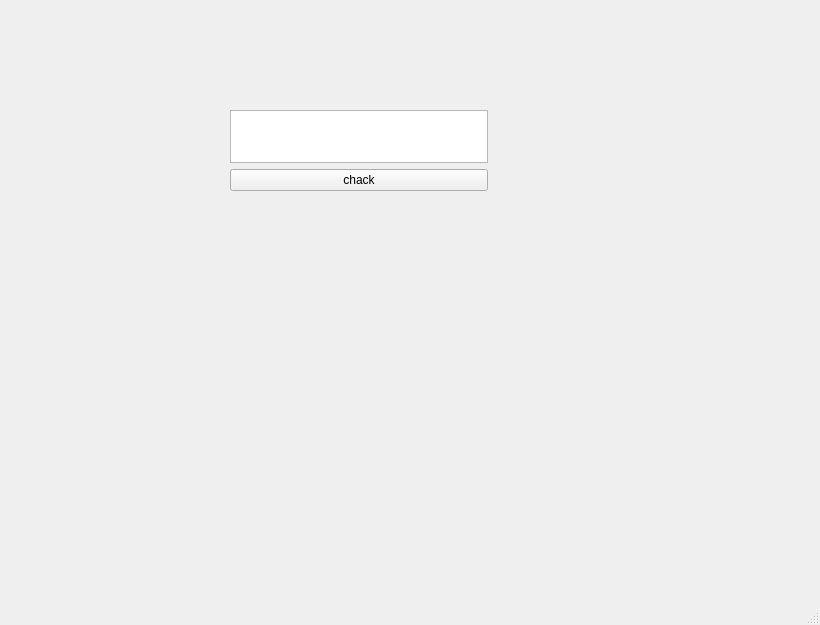
<?xml version="1.0" encoding="UTF-8"?>
<ui version="4.0">
 <class>MainWindow</class>
 <widget class="QMainWindow" name="MainWindow">
  <property name="geometry">
   <rect>
    <x>0</x>
    <y>0</y>
    <width>820</width>
    <height>625</height>
   </rect>
  </property>
  <property name="windowTitle">
   <string>MainWindow</string>
  </property>
  <widget class="QWidget" name="centralwidget">
   <widget class="QWidget" name="">
    <property name="geometry">
     <rect>
      <x>230</x>
      <y>110</y>
      <width>258</width>
      <height>81</height>
     </rect>
    </property>
    <layout class="QVBoxLayout" name="verticalLayout_2">
     <item>
      <widget class="QListView" name="listView"/>
     </item>
     <item>
      <widget class="QPushButton" name="check">
       <property name="text">
        <string>chack</string>
       </property>
      </widget>
     </item>
    </layout>
   </widget>
  </widget>
  <widget class="QMenuBar" name="menubar">
   <property name="geometry">
    <rect>
     <x>0</x>
     <y>0</y>
     <width>820</width>
     <height>21</height>
    </rect>
   </property>
  </widget>
  <widget class="QStatusBar" name="statusbar"/>
 </widget>
 <resources/>
 <connections/>
</ui>
